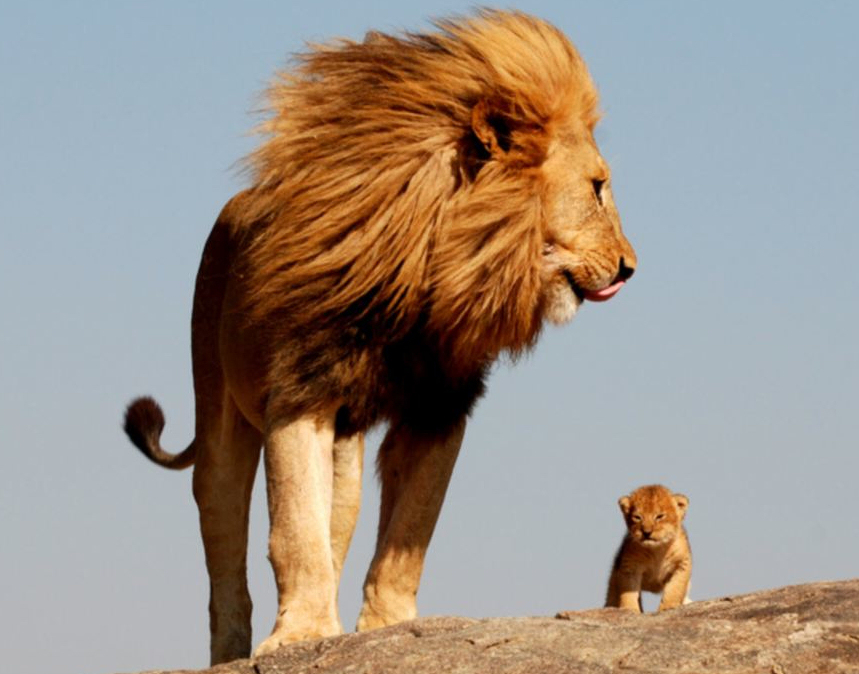
#> input picture lion.jpg, 859 x 674 px, found by its file name
$ python colorDetection.py
#> lines starting #> are read from the running program, lines starting #| are printed output that depends on the picture; after the words box and inside, x2 and y2 are one past the last pixel; in counts of white or black regions, pixels touching at a corner belong together
import cv2
import numpy as np


def empty(a):
    pass


path = '/home/shank53/PycharmProjects/SummerProject/lion.jpg'
cv2.namedWindow('TrackBars')
cv2.resizeWindow('TrackBars', 640, 240)
cv2.createTrackbar('hue min', 'TrackBars', 0, 179, empty)
cv2.createTrackbar('hue max', 'TrackBars', 30, 179, empty)
cv2.createTrackbar('sat min', 'TrackBars', 0, 255, empty)
cv2.createTrackbar('sat max', 'TrackBars', 255, 255, empty)
cv2.createTrackbar('val min', 'TrackBars', 0, 255, empty)
cv2.createTrackbar('val max', 'TrackBars', 255, 255, empty)

w = 700
h = 500

while True:
    img = cv2.imread(path)
#> img is the input picture: shape (674, 859, 3); mean B, G, R 135.7, 146.2, 157.9
    imgResize = cv2.resize(img, (w // 2, h // 2))
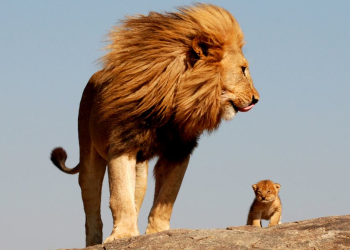
#> imgResize: shape (250, 350, 3); mean B, G, R 135.7, 146.1, 157.8
    imgHSV = cv2.cvtColor(imgResize, cv2.COLOR_BGR2HSV)
#> imgHSV: shape (250, 350, 3); mean H, S, V 67.8, 89.3, 171.5
    h_min = cv2.getTrackbarPos('hue min', 'TrackBars')
    h_max = cv2.getTrackbarPos('hue max', 'TrackBars')
    sat_min = cv2.getTrackbarPos('sat min', 'TrackBars')
    sat_max = cv2.getTrackbarPos('sat max', 'TrackBars')
    val_min = cv2.getTrackbarPos('val min', 'TrackBars')
    val_max = cv2.getTrackbarPos('val max', 'TrackBars')
    print(h_min, h_max, sat_min, sat_max, val_min, val_max)
    lower = np.array([h_min, sat_min, val_min])
    upper = np.array([h_max, sat_max, val_max])
    mask = cv2.inRange(imgHSV, lower, upper)
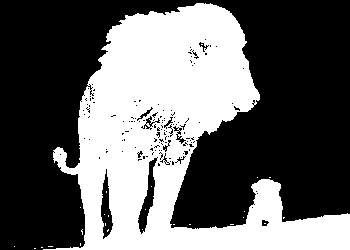
#> mask: shape (250, 350); 39.7% white; 26 white regions (25 under 20 px), largest, box (x1, y1, x2, y2) and area: (43, 3, 350, 250) 34691
    imgResult = cv2.bitwise_and(imgResize, imgResize, mask=mask)
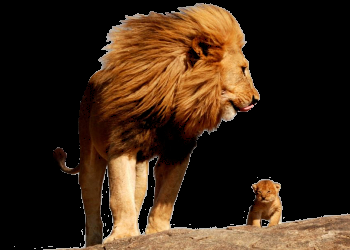
#> imgResult: shape (250, 350, 3); mean B, G, R 21.6, 37.9, 57.4
    cv2.imshow('resized image', imgResize)
    cv2.imshow('HSV image', imgHSV)
    cv2.imshow('mask', mask)
    cv2.imshow('result', imgResult)
    cv2.waitKey(1)

$ run again, with face.jpeg copied over lion.jpg
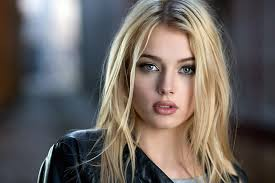
#> input picture face.jpeg, 275 x 183 px, found by its file name
#> img is the input picture: shape (183, 275, 3); mean B, G, R 96.3, 101, 108.4
#> imgHSV: shape (250, 350, 3); mean H, S, V 63.5, 68.9, 116.6
#> `mask = cv2.inRange(imgHSV, lower, upper)`:
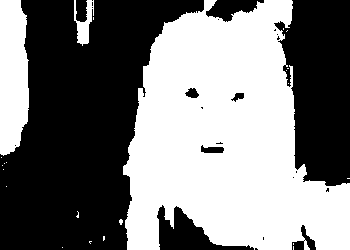
#> mask: shape (250, 350); 48.9% white; 23 white regions (20 under 20 px), largest, box (x1, y1, x2, y2) and area: (123, 0, 350, 250) 38404, (0, 0, 29, 156) 3906, (74, 0, 94, 46) 448
#> `imgResult = cv2.bitwise_and(imgResize, imgResize, mask=mask)`:
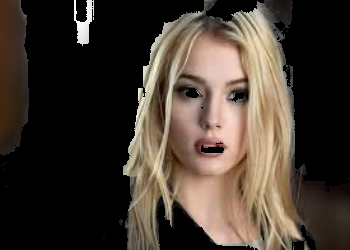
#> imgResult: shape (250, 350, 3); mean B, G, R 48.6, 58, 68.7
